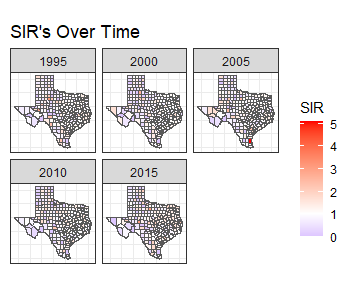

Write R code to recreate this figure.
library(rgdal)
library(sf)
library(readxl)
library(ggplot2)
library(plotly)
library(leaflet)
library(tidyr)

setwd("~/")
# Extract TX map data for plotting 
map_data <- readOGR(dsn = "GitHub/cprit_2020/Analysis/Shapefile Geographic Data/Texas_Counties")
# Extract TX data regarding 1995 lung cancer SIR's
county_SIRs <- read_excel("GitHub/cprit_2020/Analysis/Clean Data for Plots/County SIRs All Years.xlsx")
#Reshape to prep the data over time to be merged with the map data
county_SIRs <- data.frame(county_SIRs)
wide_SIRs <- reshape(county_SIRs,
             timevar = "Year",
             idvar = "County_Code",
             direction = "wide")
wide_SIRs[1:2,]
#Merge two datasets
tx_SIR_map <- merge(map_data, wide_SIRs, by.x = "FIPS_ST_CN", by.y = "County_Code")  
#Convert to sf object for plotting
tx_SIR_map_sf <- st_as_sf(tx_SIR_map)
tx_SIR_map_sf <- gather(tx_SIR_map_sf, Year, SIR, paste0("SIR.", c(1995, 2000, 2005, 2010, 2015)))
tx_SIR_map_sf$Year <- as.integer(substring(tx_SIR_map_sf$Year, 5, 8))

#### PLOTS ####

#SIR's over time across counties
plot1 <- ggplot(tx_SIR_map_sf) + geom_sf(aes(fill = SIR)) +
  facet_wrap(~Year, dir = "h", ncol = 3) +
  ggtitle("SIR's Over Time") + theme_bw() +
  theme(
    axis.text.x = element_blank(),
    axis.text.y = element_blank(),
    axis.ticks = element_blank()
  ) +
  scale_fill_gradient2(midpoint = 1, low = "blue", mid = "white", high = "red")
plot1
#Time Plot of SIR's
plot2 <- ggplot(county_SIRs, aes(x= Year, y = SIR,
                                 group = County_Code, color = County_Code)) +
  geom_line() + geom_point(size = 2) + theme_bw() + theme(legend.position = "none")
plot2 <- ggplotly(plot2)
plot2

#### INLA MODELING ####
library(INLA)
library(spdep)
#Create a neighborhood matrix 
tx_nb <- poly2nb(tx_SIR_map)
nb2INLA("tx_SIR_map.adj", tx_nb)
tx_g <- inla.read.graph(filename = "tx_SIR_map.adj")

#Prep for INLA by completing the dataset
